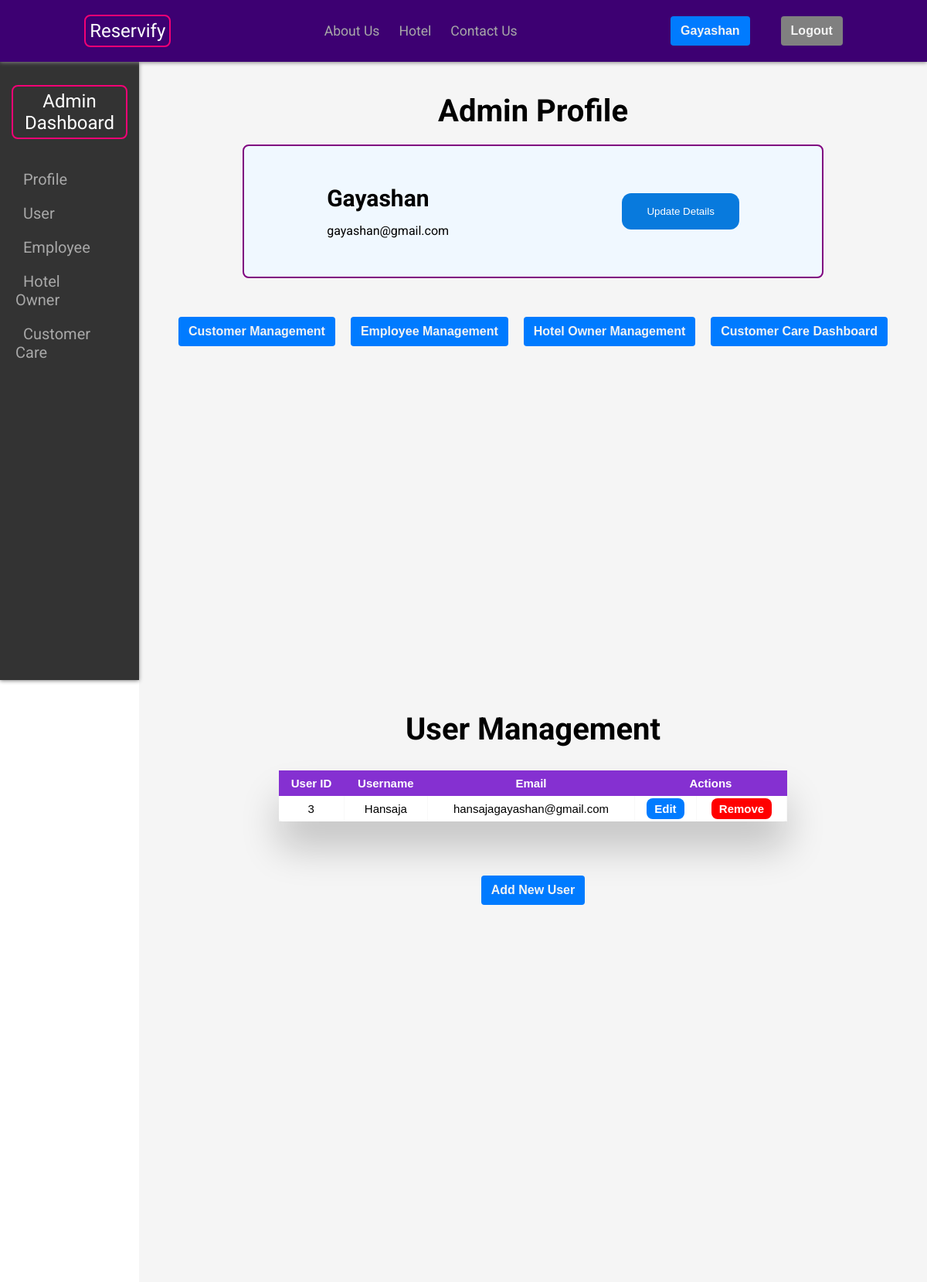
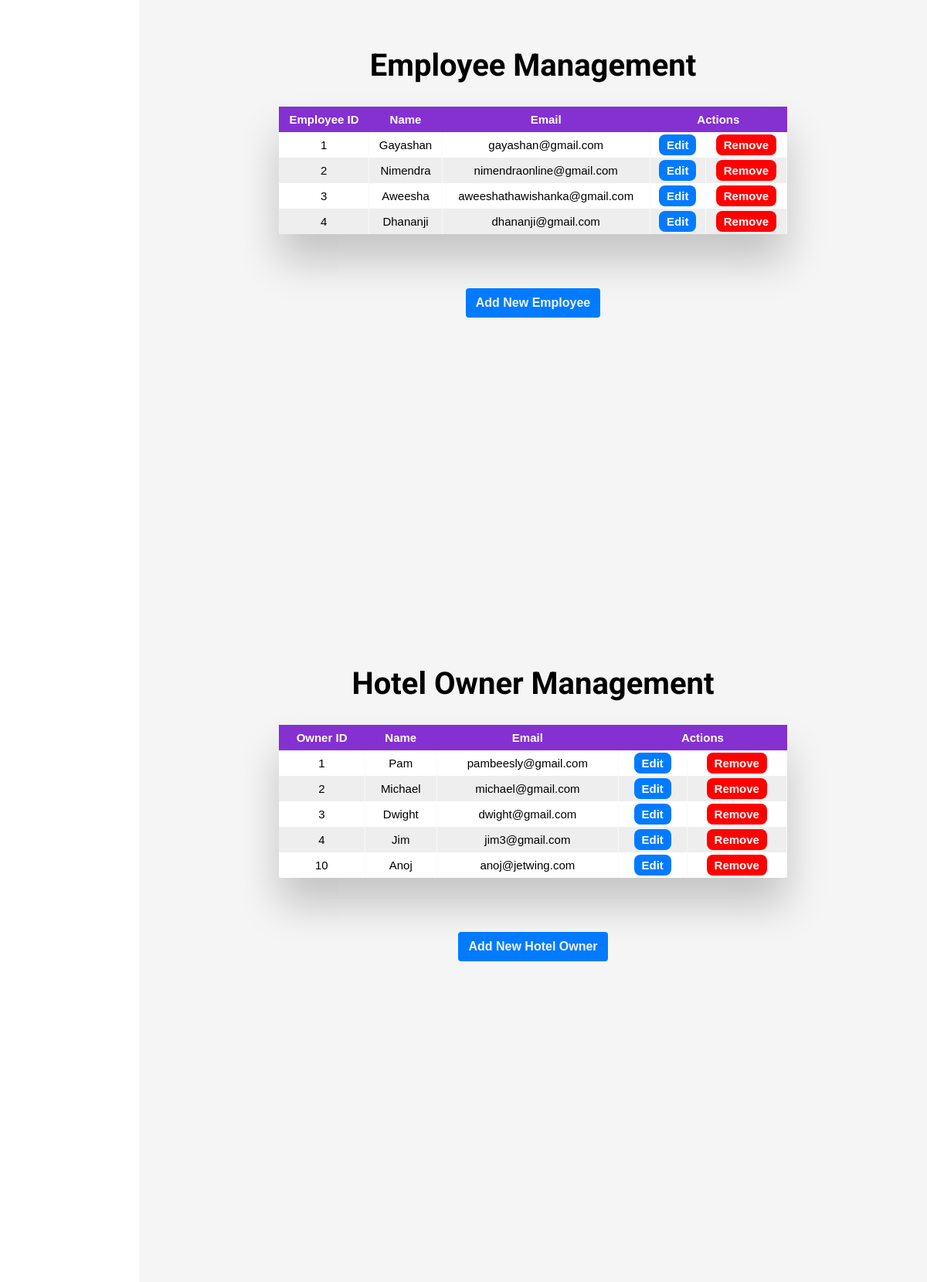
/adminDashboard.php (signed in, upper part), run on the app's committed database (2 pictures, top to bottom).
### tables this page shows
CREATE TABLE `user` (
  `user_id` int(11) NOT NULL,
  `username` varchar(50) NOT NULL,
  `name` varchar(40) NOT NULL,
  `email` varchar(100) NOT NULL,
  `password` varchar(100) NOT NULL
);

CREATE TABLE `hotel_owner` (
  `owner_id` int(11) NOT NULL,
  `username` varchar(50) NOT NULL,
  `name` varchar(40) NOT NULL,
  `email` varchar(100) NOT NULL,
  `password` varchar(100) NOT NULL
);

### adminDashboard.php (the view, shortened to what this page needs)
<?php
if (!isset($_SESSION['admin_id'])) {
    echo "<script>
        alert('You must login as a Admin to access this page.');
        window.location.href='./admin.php';
        </script>";
} else {
    $name = $_SESSION['adminname'];
    $email = $_SESSION['admin_email'];
}
?>
<!DOCTYPE html>
<html lang="en">
<head>
    <link rel="stylesheet" href="css/adminDashboard.css">
    <link rel="stylesheet" href="css/reset.css">
    <link rel="stylesheet" href="css/table.css">
</head>
<?php include "./partials/header.php" ?>
<body>
    <div class="dashboard">
        <div class="sideBar">
            <h1 class="site-logo"><a href="./adminDashboard.php">Admin <br> Dashboard</a></h1>
            <ul>
                <li><a href="#profile">Profile</a></li>
                <li><a href="#user">User</a></li>
                <li><a href="#employee">Employee</a></li>
                <li><a href="#hotelOwner">Hotel Owner</a></li>
                <li><a href="./customerCareDashboard.php">Customer Care</a></li>
            </ul>
        </div>
        <div class="content">
            <section id="profile">
                <span class="title">
                    <h1> Admin Profile </h1>
                </span>
                <div class="details">
                    <div class="userdetails">
                        <?php
                        echo '<h2>' . "$name" . '</h2>';
                        echo '<p>' . "$email" . '</p>';
                        ?>
                    </div>
                    <div class="button">
                        <button class="update-btn"><a href="./updateEmployee.php">Update Details</a></button>
                    </div>
                </div>
                <div class="pbtn">
                    <a href="#user"><button type="button">Customer Management</button></a>
                    <a href="#employee"><button type="button">Employee Management</button></a>
                    <a href="#hotelOwner"><button type="button">Hotel Owner Management</button></a>
                    <a href="./customerCareDashboard.php"><button type="button">Customer Care Dashboard</button></a>
                </div>
            </section>
            <section id="user">
                <h1>User Management</h1>
                <div class="table-main">
                    <div class="table-wrapper">
                        <table class="table">
                            <thead>
                                <tr>
                                    <th>User ID</th>
                                    <th>Username</th>
                                    <th>Email</th>
                                    <th colspan="2">Actions</th>
                                </tr>
                            </thead>
                            <tbody>
                                <?php
                                require_once './conn.php';
                                $query = "SELECT user_id, username, email FROM user";
                                $result = mysqli_query($conn, $query);
                                if ($result) {
                                    while ($row = mysqli_fetch_assoc($result)) {
                                        $userid = $row['user_id'];
                                        $username = $row['username'];
                                        $email = $row['email'];
                                        echo '<tr>';
                                        echo '<td>' . $userid . '</td>';
                                        echo '<td>' . $username . '</td>';
                                        echo '<td>' . $email . '</td>';
                                        echo '<td><a href="userUpdate.php?userid=' . $userid . '" class="edit-btn">Edit</a></td>';
                                        echo '<td><a href="delete.php?userid=' . $userid . '" class="delete-btn">Remove</a></td>';
                                    }
                                } else {
                                    echo '<tr><td colspan="4">No users found.</td></tr>';
                                }
                                ?>
                            </tbody>
                        </table>
                    </div>
                    <?php echo '<a href="./register.php"><button type="button">Add New User</button></a>'; ?>
                </div>
            </section>
            <section id="employee">
                <h1>Employee Management</h1>
                <div class="table-main">
                    <div class="table-wrapper">
                        <table class="table">
                            <thead>
                                <tr>
                                    <th>Employee ID</th>
                                    <th>Name</th>
                                    <th>Email</th>
                                    <th colspan="2">Actions</th>
                                </tr>
                            </thead>
                            <tbody>
                                <?php
                                require_once './conn.php';
                                $query = "SELECT admin_id, admin_name, admin_email FROM admin";
                                $result = mysqli_query($conn, $query);
                                if ($result) {
                                    while ($row = mysqli_fetch_assoc($result)) {
                                        $adminid = $row['admin_id'];
                                        $adminname = $row['admin_name'];
                                        $adminemail = $row['admin_email'];
                                        echo '<tr>';
                                        echo '<td>' . $adminid . '</td>';
                                        echo '<td>' . $adminname . '</td>';
                                        echo '<td>' . $adminemail . '</td>';
                                        echo '<td><a href="updateEmployee.php?employeeid=' . $adminid . '" class="edit-btn">Edit</a></td>';
                                        echo '<td><a href="delete.php?employeeid=' . $adminid . '" class="delete-btn">Remove</a></td>';
                                        echo '</tr>';
                                    }
                                } else {
                                    echo '<tr><td colspan="4">No employees found.</td></tr>';
                                }
                                ?>
                            </tbody>
                        </table>
                    </div>
                    <?php echo '<a href="./addNewEmployee.php"><button type="button">Add New Employee</button></a>'; ?>
                </div>
            </section>
            <section id="hotelOwner">
                <h1>Hotel Owner Management</h1>
                <div class="table-main">
                    <div class="table-wrapper">
                        <table class="table">
                            <thead>
                                <tr>
                                    <th>Owner ID</th>
                                    <th>Name</th>
                                    <th>Email</th>
                                    <th colspan="2">Actions</th>
                                </tr>
                            </thead>
                            <tbody>
                                <?php
                                require_once './conn.php';
                                $query = "SELECT owner_id, name, email FROM hotel_owner";
                                $result = mysqli_query($conn, $query);
                                if ($result) {
                                    while ($row = mysqli_fetch_assoc($result)) {
                                        $ownerid = $row['owner_id'];
                                        $name = $row['name'];
                                        $email = $row['email'];
                                        echo '<tr>';
                                        echo '<td>' . $ownerid . '</td>';
                                        echo '<td>' . $name . '</td>';
                                        echo '<td>' . $email . '</td>';
                                        echo '<td><a href="ownerUpdate.php?ownerid=' . $ownerid . '" class="edit-btn">Edit</a></td>';
                                        echo '<td><a href="delete.php?ownerid=' . $ownerid . '" class="delete-btn">Remove</a></td>';
                                        echo '</tr>';
                                    }
                                } else {
                                    echo '<tr><td colspan="4">No hotel owners found.</td></tr>';
                                }
                                ?>
                            </tbody>
                        </table>
                    </div>
                    <?php echo '<a href="./ownerRegister.php"><button type="button">Add New Hotel Owner</button></a>'; ?>
                </div>
            </section>
        </div>
    </div>
</body>
<?php include "./partials/footer.php" ?>
</html>

### css/adminDashboard.css (style rules this page uses)
.sideBar { background-color: #333; color: #fff; display: flex; width: 15vw; min-height: 100vh; height: auto; flex-direction: column; justify-content: flex-start; align-items: center; padding: 10px 20px; padding-top: 30px; position: fixed; box-shadow: 0 1px 5px grey; gap: 10px; }
.sideBar a { color: #fff; text-decoration: none; margin: 0 10px; }
.dashboard .sideBar .site-logo { display: flex; font-size: 30px; padding-bottom: 30px; text-decoration: none; background-color: transparent; font-size: 1.5em; font-family: 'Ubuntu', sans-serif; font-weight: normal; text-align: center; border: 2px rgb(243, 0, 117) solid; padding: 5px; border-radius: .5rem; margin-bottom: 30px; }
.content { margin-left: 15vw; padding: 20px; font-size: 16px; background-color: #f5f5f5; }
#profile, #user, #employee, #hotelOwner { min-height: 100vh; height: auto; }
.sideBar ul { display: flex; flex-direction: column; gap: 20px; margin-right: 20px; font-size: 20px; list-style: none; }
.sideBar li a { text-decoration: none; color: #a8a8a8; transition: all 0.3s ease; font-family: 'Roboto', sans-serif; }
section { display: flex; padding: 20px; flex-direction: column; }
section h1 { font-size: 40px; font-family: 'Roboto', sans-serif; padding-bottom: 20px; text-align: center; }
.table-main button { display: inline-block; font-weight: bold; color: var(--white); text-align: center; border: 1px solid transparent; padding: .375rem .75rem; font-size: 1rem; line-height: 1.5; border-radius: .25rem; background-color: #007bff; transition: background-color 0.3s ease, transform 0.3s ease; }
#profile { display: flex; flex-direction: column; align-items: center; justify-content: flex-start; padding-top: 20px; height: 100%; }
#profile .details { display: flex; background-color: aliceblue; align-items: center; justify-content: space-around; padding: 20px; gap: 50px; height: 100%; width: 80%; border: purple solid 2px; border-radius: 8px; }
.userdetails { display: flex; padding: 30px; gap: 5px; flex-direction: column; justify-content: center; }
.userdetails h2 { font-family: 'Ubuntu', Arial, Helvetica, sans-serif; font-size: 30px; padding-bottom: 10px; }
.userdetails p { font-family: 'Roboto'; }
.button { padding: 30px; display: flex; flex-direction: column; justify-content: center; gap: 30px; }
.button button, .button a { color: #fff; border: none; padding: 8px 16px; text-align: center; text-decoration: none; display: inline-block; cursor: pointer; border-radius: 12px; font-family: Arial, Helvetica, sans-serif; }
.button .update-btn { background-color: #087add; }
.pbtn { display: flex; flex-wrap: wrap; align-items: center; gap: 20px; padding-top: 50px; }
.pbtn button { display: inline-block; font-weight: bold; color: var(--white); text-align: center; border: 1px solid transparent; padding: .375rem .75rem; font-size: 1rem; line-height: 1.5; border-radius: .25rem; background-color: #007bff; transition: background-color 0.3s ease, transform 0.3s ease; }

### css/table.css (style rules this page uses)
.table-main { display: flex; flex-direction: column; height: auto; align-items: center; justify-content: center; }
.table-wrapper { width: 70%; display: flex; align-items: center; justify-content: center ; margin: 10px 70px 70px; box-shadow: 0px 35px 50px rgba( 0, 0, 0, 0.2 ); overflow: auto; }
.table { border-radius: 5px; font-size: 12px; font-weight: normal; border: none; border-collapse: collapse; width: 100%; max-width: 100%; white-space: nowrap; background-color: white; }
.table td, .table th { text-align: center; padding: 8px; }
.table td { border-right: 1px solid #f8f8f8; font-family: Arial, Helvetica, sans-serif; font-size: 15px; }
.table thead th { color: #ffffff; background: #8530d1; font-size: 15px; font-family: Arial, Helvetica, sans-serif; }
tr:nth-child(even) { background: #EEE; }
.edit-btn { padding: 5px 10px; text-decoration: none; border-radius: 8px; font-weight: bold; background-color: #007bff; color: #fff; }
.delete-btn { padding: 5px 10px; text-decoration: none; border-radius: 8px; font-weight: bold; background-color: #FF0000; color: #fff; }

### css/header.css (style rules this page uses)
:root { --black: #191919; --white: #f3f3f3; --bg-color: #3D0072; }
html { scroll-behavior: smooth; scroll-padding-top: 70px; }
.site-logo { text-decoration: none; background-color: transparent; font-size: 1.5em; font-family: 'Ubuntu', sans-serif; font-weight: normal; border: 2px rgb(243, 0, 117) solid; padding: 5px; border-radius: .5rem; }
.site-logo a { text-decoration: none; color: #fff; }

### css/footer.css (style rules this page uses)
:root { --black: #191919; --white: #f3f3f3; --bg-color: #3D0072; }

### data on the page
user: user_id "3", username "Hansaja", email "hansajagayashan@gmail.com"
hotel_owner: owner_id "1", name "Pam", email "pambeesly@gmail.com"
hotel_owner: owner_id "2", name "Michael", email "michael@gmail.com"
hotel_owner: owner_id "3", name "Dwight", email "dwight@gmail.com"
hotel_owner: owner_id "4", name "Jim", email "jim3@gmail.com"
hotel_owner: owner_id "10", name "Anoj", email "anoj@jetwing.com"

### other printed values
$_SESSION['adminname'] "Gayashan"
$name "Gayashan"
$email "gayashan@gmail.com"
$adminid "1"
$adminname "Gayashan"
$adminemail "gayashan@gmail.com"
$adminid "2"
$adminname "Nimendra"
$adminemail "nimendraonline@gmail.com"
$adminid "3"
$adminname "Aweesha"
$adminemail "aweeshathawishanka@gmail.com"
$adminid "4"
$adminname "Dhananji"
$adminemail "dhananji@gmail.com"
